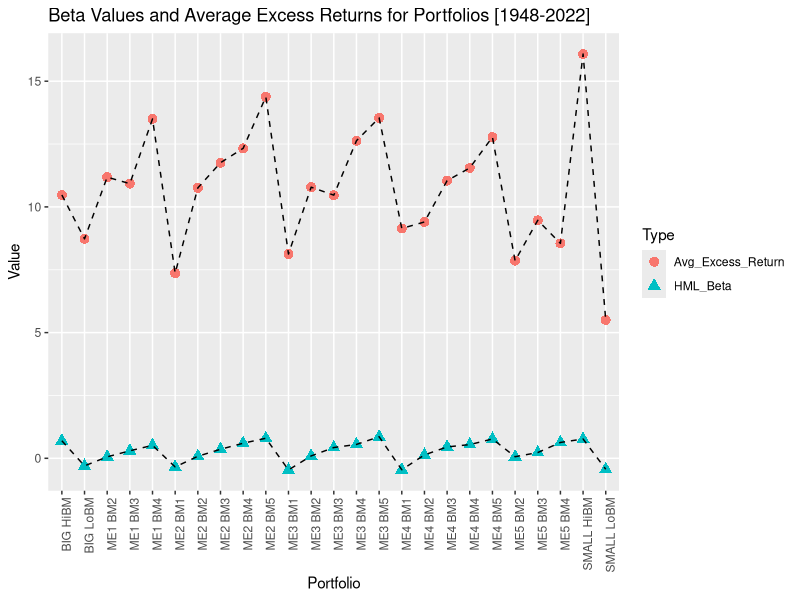
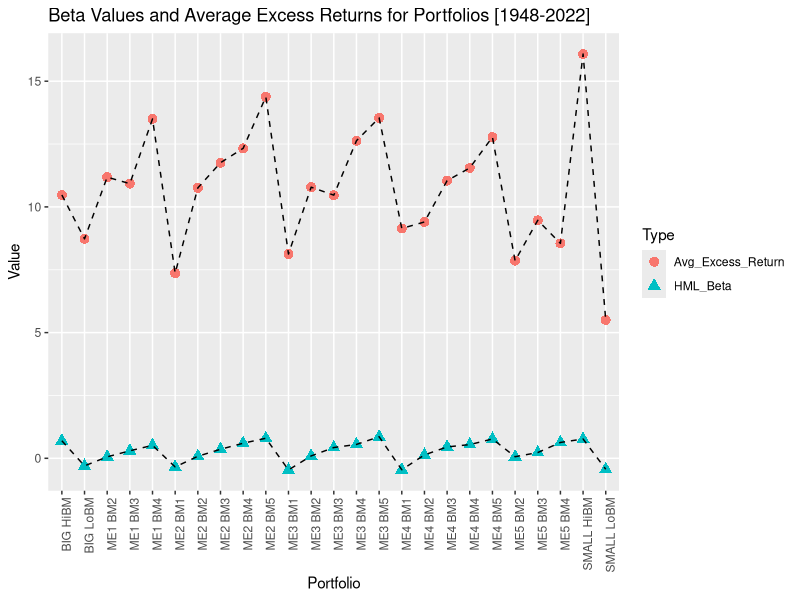

Generate these figures, in order, with R:
# Install and load necessary packages
if (!requireNamespace("readr", quietly = TRUE)) {
  install.packages("readr")
}
if (!requireNamespace("dplyr", quietly = TRUE)) {
  install.packages("dplyr")
}
if (!requireNamespace("tidyverse", quietly = TRUE)) {
  install.packages("tidyverse")
}
library(readr)
library(dplyr)
library(tidyverse)

# Load data
q4_consumption <- read_csv('consumption_growth2.csv')
portfolio_returns <- read_csv('25_Portfolios_5x5.CSV', col_types = cols())
fama_french_factors <- read_csv('F-F-Annual_FF.csv')

# Filter data by relevant years
relevant_years <- 1948:2022

q4_consumption <- q4_consumption %>%
  filter(YEAR %in% relevant_years)

portfolio_returns <- portfolio_returns %>%
  filter(YEAR %in% relevant_years)

fama_french_factors <- fama_french_factors %>%
  filter(YEAR %in% relevant_years)

# Calculate Excess Returns for each year
excess_returns_list <- list()

for (year in relevant_years) {
  # Filter the risk-free rate for the current year
  rf <- fama_french_factors %>%
    filter(YEAR == year) %>%
    pull(RF)
  
  # Filter portfolio returns for the current year
  portfolio_returns_year <- portfolio_returns %>%
    filter(YEAR == year)
  
  # Subtract the risk-free rate from each portfolio return
  excess_returns_year <- portfolio_returns_year %>%
    mutate(across(-YEAR, ~ . - rf))  # Subtract rf from all columns except YEAR
  
  # Append the result to the list
  excess_returns_list[[as.character(year)]] <- excess_returns_year
}

# Combine all years into a single dataframe
excess_returns <- bind_rows(excess_returns_list)

# Check the structure of the resulting excess returns
str(excess_returns)

aligned_q4_consumption <- q4_consumption %>%
  arrange(YEAR)

aligned_excess_returns <- excess_returns %>%
  arrange(YEAR)

# Ensure that 'YEAR' column is only once in the final dataframe
combined_data <- cbind(aligned_excess_returns, c_growth = aligned_q4_consumption$c_growth)

# Check the structure of the combined data
str(combined_data)

# Add Fama-French factors to the combined data
combined_data <- combined_data %>%
  left_join(fama_french_factors, by = "YEAR")

# Check the structure of the combined data
str(combined_data)

# Extract portfolio data
portfolio_excess_returns <- combined_data %>% select(-YEAR, -c_growth, -Mkt_RF, -SMB, -HML, -RF)

# Calculate average excess returns for each portfolio
average_excess_returns <- portfolio_excess_returns %>%
  summarise(across(everything(), mean, na.rm = TRUE)) %>%
  pivot_longer(cols = everything(), names_to = "Portfolio", values_to = "Avg_Excess_Return")

# Conduct time series regression
betas <- list()

# Perform regression for each portfolio
for (portfolio in colnames(portfolio_excess_returns)) {
  # Construct the formula for regression
  formula <- as.formula(paste0("`", portfolio, "` ~ Mkt_RF + SMB + HML"))
  
  # Perform the linear regression
  model <- lm(formula, data = combined_data)
  
  # Extract the beta coefficients for Mkt_RF, SMB, and HML
  beta_mkt_rf <- coef(model)["Mkt_RF"]
  beta_smb <- coef(model)["SMB"]
  beta_hml <- coef(model)["HML"]
  
  # Store the beta values
  betas[[portfolio]] <- c(beta_mkt_rf, beta_smb, beta_hml)
}

# Convert the list of betas to a data frame
betas_df <- do.call(rbind, betas)
betas_df <- as.data.frame(betas_df)
colnames(betas_df) <- c("Mkt_RF_Beta", "SMB_Beta", "HML_Beta")
betas_df$Portfolio <- rownames(betas_df)

# Print the betas for the 25 portfolios
print(betas_df)

# Merge betas with average excess returns
betas_df <- betas_df %>%
  left_join(average_excess_returns, by = "Portfolio")

# Reshape the data for plotting, Insert Betas which you want to compare
betas_long <- betas_df %>%
  pivot_longer(cols = c(HML_Beta, Avg_Excess_Return), 
               names_to = "Variable", 
               values_to = "Value")

#Mkt_RF_Beta, SMB_Beta, HML_Beta

# Plot the beta values and average excess returns
plot <- ggplot(betas_long, aes(x = Portfolio, y = Value, color = Variable, shape = Variable)) +
  geom_point(size = 3) +
  geom_line(aes(group = Variable), color = "black", linetype = "dashed") +
  labs(title = "Beta Values and Average Excess Returns for Portfolios [1948-2022]",
       x = "Portfolio",
       y = "Value",
       color = "Type",
       shape = "Type") +
  theme(axis.text.x = element_text(angle = 90, hjust = 1))

print(plot)

# Save the plot to a file (optional)
ggsave("beta_values_and_avg_excess_return_plot.png", plot)

